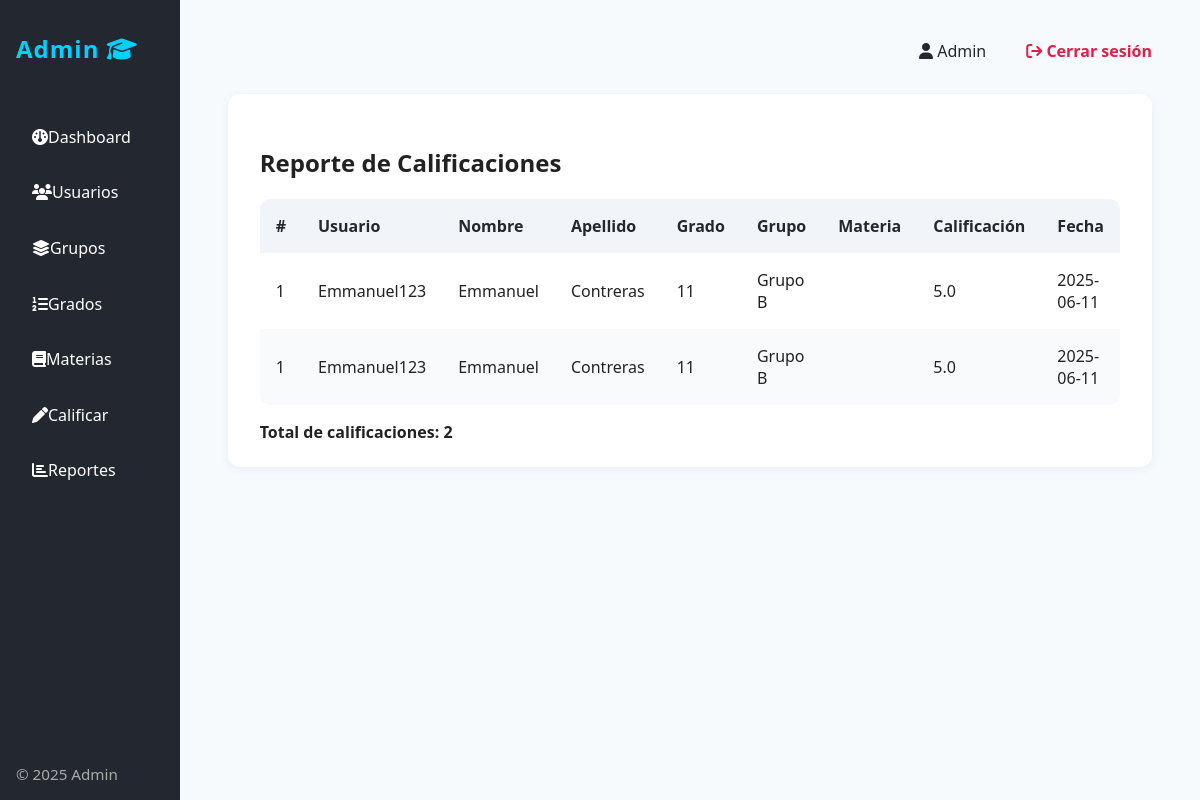
The app's page /admin/reports/grades (signed in) with its own data.
### models.py (models this page shows)
class User(db.Model):
    id = db.Column(db.Integer, primary_key=True)
    username = db.Column(db.String(50), unique=True, nullable=False)
    password_hash = db.Column(db.String(128), nullable=False)
    first_name = db.Column(db.String(50), nullable=False)
    last_name = db.Column(db.String(50), nullable=False)
    is_admin = db.Column(db.Boolean, default=False)
    grade_level_id = db.Column(db.Integer, db.ForeignKey('grade_level.id'), nullable=True)
    group_id = db.Column(db.Integer, db.ForeignKey('group.id'), nullable=True)
    last_activity_at = db.Column(db.DateTime)
    created_at = db.Column(db.DateTime, default=datetime.utcnow)
    tasks = relationship('Task', backref='user', cascade="all, delete-orphan")
    class_schedules = relationship('ClassSchedule', backref='user', cascade="all, delete-orphan")
    student_subjects = db.relationship('StudentSubject', backref='user', lazy='dynamic')
    grades = db.relationship('Grade', backref='user', lazy='dynamic')
    attendances = db.relationship('Attendance', backref='user', lazy='dynamic')
    behaviors = db.relationship('Behavior', backref='user', lazy='dynamic')

class Grade(db.Model):
    id = db.Column(db.Integer, primary_key=True)
    user_id = db.Column(db.Integer, db.ForeignKey('user.id'), nullable=False)
    subject_id = db.Column(db.Integer, db.ForeignKey('subject.id'), nullable=False)
    grade_value = db.Column(db.Float, nullable=False)
    description = db.Column(db.Text)
    created_at = db.Column(db.DateTime, default=datetime.utcnow)

class GradeLevel(db.Model):
    id = db.Column(db.Integer, primary_key=True)
    name = db.Column(db.String(50), unique=True, nullable=False)
    description = db.Column(db.Text)
    created_at = db.Column(db.DateTime, default=datetime.utcnow)
    users = relationship('User', backref='grade_level', cascade="all, delete-orphan")

class Group(db.Model):
    id = db.Column(db.Integer, primary_key=True)
    name = db.Column(db.String(50), unique=True, nullable=False)
    description = db.Column(db.Text)
    created_at = db.Column(db.DateTime, default=datetime.utcnow)
    users = relationship('User', backref='group', cascade="all, delete-orphan")

### app.py (the view)
    def wrapped_view(*args, **kwargs):
        if g.user is None or not g.user.is_admin:
            flash("Acceso solo para administradores.", "danger")
            return redirect(url_for("login"))
        return view(*args, **kwargs)

### app.py (called while the page is built)
@app.before_request
def load_logged_in_user():
    user_id = session.get('user_id')
    if user_id is None:
        g.user = None
    else:
        g.user = User.query.get(user_id)
        if g.user:
            g.user.last_activity_at = datetime.utcnow()
            db.session.commit()

@app.context_processor
def inject_globals():
    now_aware = datetime.now(timezone.utc)
    return dict(current_user=g.user, current_year=now_aware.year, now=lambda: now_aware)

def admin_required(view):
    def wrapped_view(*args, **kwargs):
        if g.user is None or not g.user.is_admin:
            flash("Acceso solo para administradores.", "danger")
            return redirect(url_for("login"))
        return view(*args, **kwargs)
    wrapped_view.__name__ = view.__name__
    return wrapped_view

@app.route("/admin/reports/grades")
@admin_required
def admin_report_grades():
    from models import Grade, User
    grades = Grade.query.all()
    users = User.query.filter_by(is_admin=False).all()
    return render_template("admin_report_grades.html", grades=grades, users=users)

### templates/admin_report_grades.html
{% extends 'admin_dashboard.html' %}
{% block content_admin %}
<div class="admin-card">
  <h2>Reporte de Calificaciones</h2>
  <table class="admin-table">
    <thead>
      <tr>
        <th>#</th>
        <th>Usuario</th>
        <th>Nombre</th>
        <th>Apellido</th>
        <th>Grado</th>
        <th>Grupo</th>
        <th>Materia</th>
        <th>Calificación</th>
        <th>Fecha</th>
      </tr>
    </thead>
    <tbody>
      {% set count = 0 %}
      {% for grade in grades %}
        {% set count = count + 1 %}
        <tr>
          <td>{{ count }}</td>
          <td>{{ grade.user.username }}</td>
          <td>{{ grade.user.first_name }}</td>
          <td>{{ grade.user.last_name }}</td>
          <td>{{ grade.user.grade_level.name if grade.user.grade_level else '' }}</td>
          <td>{{ grade.user.group.name if grade.user.group else '' }}</td>
          <td>{{ grade.subject.name if grade.subject else '' }}</td>
          <td>{{ grade.grade_value }}</td>
          <td>{{ grade.created_at.strftime('%Y-%m-%d') }}</td>
        </tr>
      {% endfor %}
    </tbody>
  </table>
  <div style="margin-top:1em; font-weight:bold;">Total de calificaciones: {{ grades|length }}</div>
</div>
{% endblock %}

### templates/admin_dashboard.html (shortened to what this page needs)
{% extends 'base.html' %}

### templates/base.html (shortened to what this page needs)
{% if current_user and current_user.is_admin %}
<!DOCTYPE html>
<html>
<head>
    <link rel="stylesheet" type="text/css" href="{{ url_for('static', filename='admin.css')}}" />
    <link rel="stylesheet" href="https://cdnjs.cloudflare.com/ajax/libs/font-awesome/6.4.0/css/all.min.css"/>
</head>
<body>
    <div class="admin-layout">
        <nav class="admin-sidebar">
            <div class="logo">Admin <i class="fa-solid fa-graduation-cap"></i></div>
            <a href="{{ url_for('admin_dashboard') }}" class="{% if request.endpoint == 'admin_dashboard' %}active{% endif %}"><i class="fa-solid fa-gauge"></i> Dashboard</a>
            <a href="{{ url_for('admin_users') }}" class="{% if 'admin_users' in request.endpoint %}active{% endif %}"><i class="fa-solid fa-users"></i> Usuarios</a>
            <a href="{{ url_for('admin_groups') }}" class="{% if 'admin_groups' in request.endpoint %}active{% endif %}"><i class="fa-solid fa-layer-group"></i> Grupos</a>
            <a href="{{ url_for('admin_grade_levels') }}" class="{% if 'admin_grade_levels' in request.endpoint %}active{% endif %}"><i class="fa-solid fa-list-ol"></i> Grados</a>
            <a href="{{ url_for('admin_subjects') }}" class="{% if 'admin_subjects' in request.endpoint %}active{% endif %}"><i class="fa-solid fa-book"></i> Materias</a>
            <a href="{{ url_for('admin_grade_students') }}" class="{% if 'admin_grade_students' in request.endpoint %}active{% endif %}"><i class="fa-solid fa-pen"></i> Calificar</a>
            <a href="{{ url_for('admin_reports') }}" class="{% if 'admin_reports' in request.endpoint %}active{% endif %}"><i class="fa-solid fa-chart-bar"></i> Reportes</a>
            <div class="sidebar-footer">
                <span>&copy; {{ current_year }} Admin</span>
            </div>
        </nav>
        <main class="admin-main">
            <div class="admin-header">
                <span class="user"><i class="fa-solid fa-user"></i> {{ current_user.first_name }}</span>
                <a href="{{ url_for('logout') }}" class="logout"><i class="fa-solid fa-arrow-right-from-bracket"></i> Cerrar sesión</a>
            </div>
            {% block content_admin %}{% endblock %}
        </main>
    </div>
</body>
</html>
{% endif %}

### static/admin.css (style rules this page uses)
body { font-family: 'Segoe UI', Arial, sans-serif; background: #f6fafd; margin: 0; padding: 0; color: #222; }
.admin-layout { display: flex; min-height: 100vh; background: #f6fafd; }
.admin-sidebar { width: 240px; background: #23272f; color: #fff; display: flex; flex-direction: column; padding: 2em 1em 1em 1em; box-shadow: 2px 0 8px rgba(0,0,0,0.07); }
.admin-sidebar .logo { font-size: 1.5em; font-weight: bold; margin-bottom: 2em; color: #00d1ff; letter-spacing: 1px; }
.admin-sidebar a { color: #fff; text-decoration: none; padding: 0.8em 1em; border-radius: 6px; margin-bottom: 0.5em; font-weight: 500; display: flex; align-items: center; transition: background 0.2s; }
.admin-sidebar .sidebar-footer { margin-top: auto; font-size: 0.95em; color: #aaa; }
.admin-main { flex: 1; padding: 2.5em 3em; background: #f6fafd; }
.admin-header { display: flex; justify-content: flex-end; align-items: center; margin-bottom: 2em; }
.admin-header .user { font-weight: 500; margin-right: 1.5em; color: #23272f; }
.admin-header .logout { color: #e11d48; text-decoration: none; font-weight: bold; margin-left: 1em; }
.admin-card { background: #fff; border-radius: 12px; box-shadow: 0 2px 8px rgba(37,99,235,0.08); padding: 2em 2em 1.5em 2em; margin-bottom: 2em; }
.admin-table { width: 100%; border-collapse: collapse; background: #fff; margin: 1em 0; border-radius: 10px; overflow: hidden; }
.admin-table th, .admin-table td { padding: 1em; text-align: left; }
.admin-table th { background: #f1f5f9; color: #23272f; font-weight: bold; }
.admin-table tr:nth-child(even) { background: #f9fafb; }

### records on screen
User: first_name "Admin"
Grade: count "1", user.username "Emmanuel123", user.first_name "Emmanuel", user.last_name "Contreras", user.grade_level "11", user.group "Grupo B", grade_value "5.0", created_at "2025-06-11"
Grade: count "1", user.username "Emmanuel123", user.first_name "Emmanuel", user.last_name "Contreras", user.grade_level "11", user.group "Grupo B", grade_value "5.0", created_at "2025-06-11"

### other values on screen
{{ grades|length }} "2"
